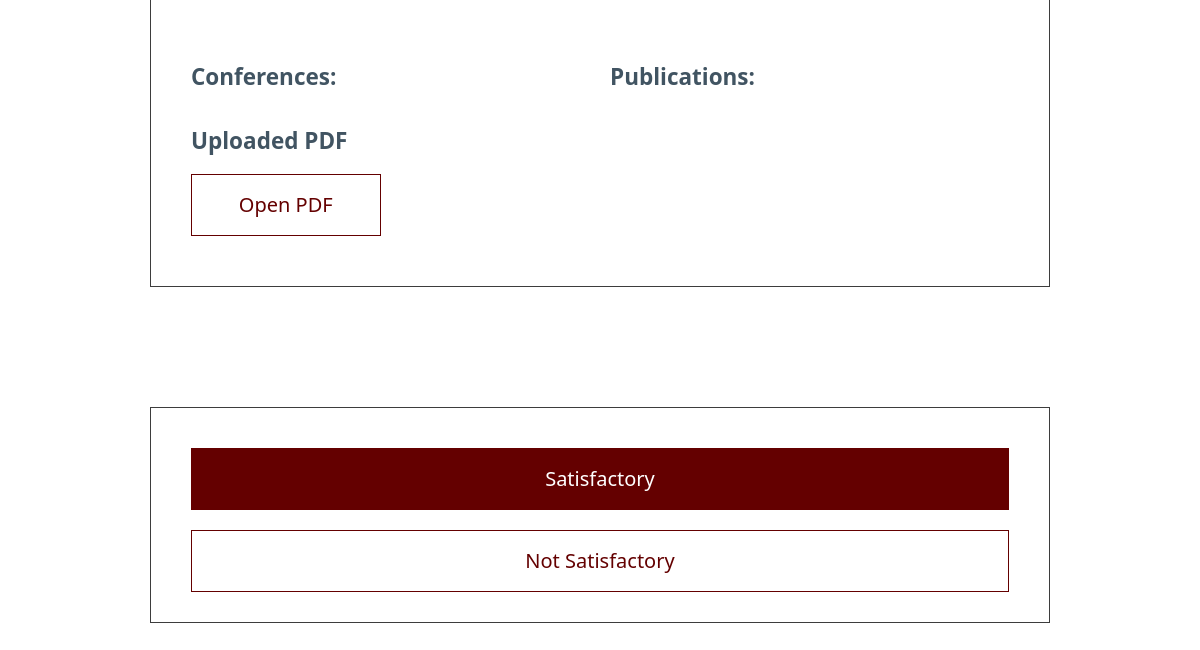
The page /comm/2/1 (lower part) on the database as committed earlier.
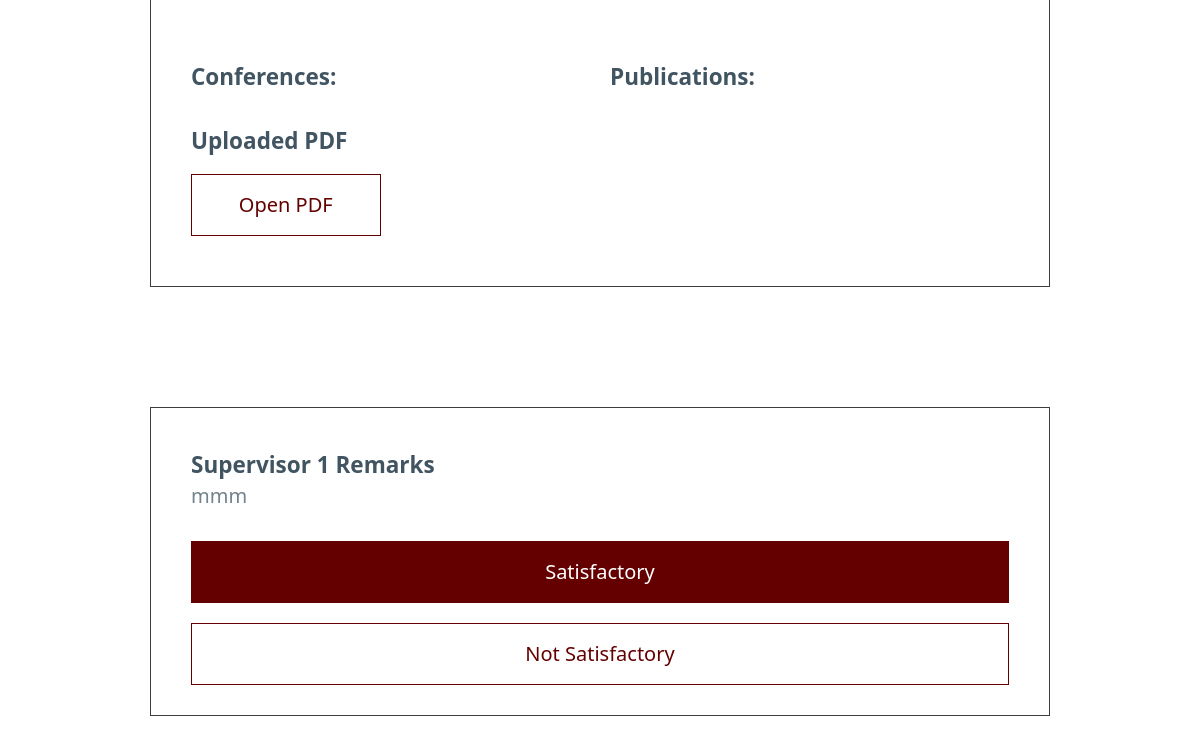
The same page on the database as committed later.
### app.py (models this page shows)
class Ticket(db.Model):
    Project_ID = db.Column(db.Integer, primary_key=True)
    Roll_No = db.Column(db.String(50), unique=True, nullable=False)
    Student_Name = db.Column(db.String(50), unique=True, nullable=False)
    Student_Email = db.Column(db.String(50), unique=True, nullable=False)
    Au = db.Column(db.String(50), nullable=False)
    Date_Of_Registration = db.Column(db.DateTime, nullable=False)
    Gate = db.Column(db.Boolean, nullable=False)
    Project_Title = db.Column(db.String(50), nullable=False)
    Date_Of_IRB = db.Column(db.DateTime, nullable=False)
    Date_Of_Progress_Presentation = db.Column(db.DateTime, nullable=False)
    File_Path = db.Column(db.String(50), unique=True, nullable=False)
    Publications = db.Column(db.String(50))
    Conferences = db.Column(db.String(50))
    Supervisor1_Name = db.Column(db.String(50))
    Supervisor1_Email = db.Column(db.String(50))
    Supervisor1_Approval = db.Column(db.Boolean)
    Supervisor1_Remarks = db.Column(db.String(100))
    Supervisor1_Marks = db.Column(db.Integer)
    Supervisor2_Name = db.Column(db.String(50))
    Supervisor2_Email = db.Column(db.String(50))
    Supervisor2_Approval = db.Column(db.Boolean)
    Supervisor2_Remarks = db.Column(db.String(100))
    Supervisor2_Marks = db.Column(db.Integer)
    Supervisor3_Name = db.Column(db.String(50))
    Supervisor3_Email = db.Column(db.String(50))
    Supervisor3_Approval = db.Column(db.Boolean)
    Supervisor3_Remarks = db.Column(db.String(100))
    Supervisor3_Marks = db.Column(db.Integer)
    Committee1_Name = db.Column(db.String(50))
    Committee1_Email = db.Column(db.String(50))
    Committee1_Approval = db.Column(db.Boolean)
    Committee1_Remarks = db.Column(db.String(100))
    Committee2_Name = db.Column(db.String(50))
    Committee2_Email = db.Column(db.String(50))
    Committee2_Approval = db.Column(db.Boolean)
    Committee2_Remarks = db.Column(db.String(100))
    Committee3_Name = db.Column(db.String(50))
    Committee3_Email = db.Column(db.String(50))
    Committee3_Approval = db.Column(db.Boolean)
    Committee3_Remarks = db.Column(db.String(100))
    Committee4_Name = db.Column(db.String(50))
    Committee4_Email = db.Column(db.String(50))
    Committee4_Approval = db.Column(db.Boolean)
    Committee4_Remarks = db.Column(db.String(100))
    Committee5_Name = db.Column(db.String(50))
    Committee5_Email = db.Column(db.String(50))
    Committee5_Approval = db.Column(db.Boolean)
    Committee5_Remarks = db.Column(db.String(100))
    Au_Approval = db.Column(db.Boolean)
    Adordc_Approval = db.Column(db.Boolean)
    LastDate = db.Column(db.DateTime, nullable=False)

### app.py (the view, shortened to what this page needs)
@app.route('/comm/2/<Project_ID>', methods=['GET', 'POST'])
def comm2(Project_ID):
    ticket = Ticket.query.filter_by(Project_ID=Project_ID).first()
    return render_template('committee2.html', comm=2, Ticket=ticket, success='')

### templates/committee2.html (shortened to what this page needs)
{% extends "ticket_created.html" %}
{% block form %}
<article class="article">
    <div class="grid">
        <div>
            {% if Ticket['Supervisor1_Remarks'] %}
            <hgroup>
                <h5>Supervisor 1 Remarks</h5>
                <h6>{{ Ticket['Supervisor1_Remarks'] }}</h6>
            </hgroup>
            {% endif %}
        </div>
    </div>
    <form action="/comm/2/{{ Ticket['Project_ID'] }}" method="post">
        <button class="primary" type="submit" name="submit" value="Approve">Satisfactory</button>
        <button class="secondary" type="submit" name="submit" value="Reject">Not Satisfactory</button>
    </form>
</article>
{% endblock %}

Rows that differ between the two databases and show on the page:
now on this page (row edited): Ticket: Supervisor1_Remarks "mmm"
changed Ticket: Supervisor1_Remarks empty → "mmm" (drawn)
Other text that changed with them:
text now shown: "Supervisor 1 Remarks"
